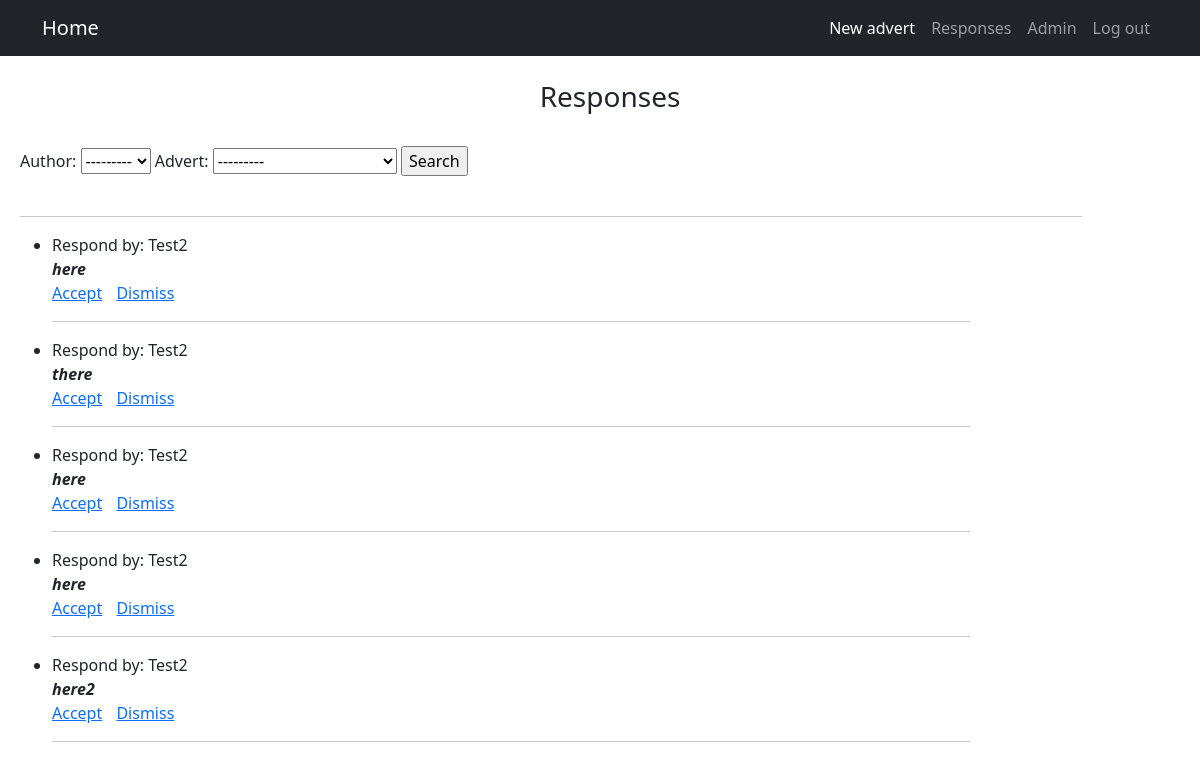
The app's page /responses (signed in) with its own data.
### AdvApp/models.py (models this page shows)
class Response(models.Model):
    id_user = models.ForeignKey(User, on_delete=models.CASCADE)
    id_advert = models.ForeignKey(Advert, on_delete=models.CASCADE)
    text = models.TextField()
    accepted = models.BooleanField(default=False)

### AdvApp/views.py (the view)
# urls.py: path('responses', ResponseList.as_view(), name = 'responses'),
class ResponseList(ListView):
    model = Response
    template_name = 'responses.html'
    context_object_name = 'responseList'
    def get_context_data(self, **kwargs):
        context = super().get_context_data(**kwargs)
        user_adverts = Advert.objects.filter(id_user=self.request.user)
        query = Response.objects.filter(id_advert__in=user_adverts).order_by('-id_user')
        context['filter'] = ResponseFilter(self.request.GET, queryset=query)
        return context

### AdvApp/models.py (called while the page is built)
    def __str__(self):
        string = self.text[0:20]
        if len(self.text) > len(string):
            string += "..."
        return string

### templates/responses.html (shortened to what this page needs)
{% extends 'deafult.html' %}
{% block content %}
    <br>
    <div align="center">
    <h3>Responses</h3>
    </div>
    <br>
    <form method="GET">
        {{ filter.form }}
        <input type="submit" value="Search">
    </form>
    <br>
    <hr style="width:90%;text-align:left;margin-left:0">
    {% if responseList %}
    <ul>
        {% for record in filter.qs %}
            {% if not record.accepted %}
            <li>
                <p align="left">
                    Respond by: {{ record.id_user }}
                <br>
                    <b><i>{{ record.text }}</i></b>
                <br>
                    {% if not record.accepted %}
                        <a href="responses/accept/{{ record.pk }}">Accept</a>
                    {% else %}
                        Accepted
                    {% endif %}
                    <span style="padding-left: 10px;">
                        <a href="responses/delete/{{ record.pk }}">Dismiss</a>
                    </span>
                </p>
            </li>
            <hr style="width:80%;text-align:left;margin-left:0">
            {% endif %}
        {% endfor %}
    </ul>
    {% else %}
        <h3>Nothing here</h3>
    {% endif %}
{% endblock content %}

### records on screen
Response: id_user "Test2", text "here"
Response: id_user "Test2", text "there"
Response: id_user "Test2", text "here"
Response: id_user "Test2", text "here"
Response: id_user "Test2", text "here2"
